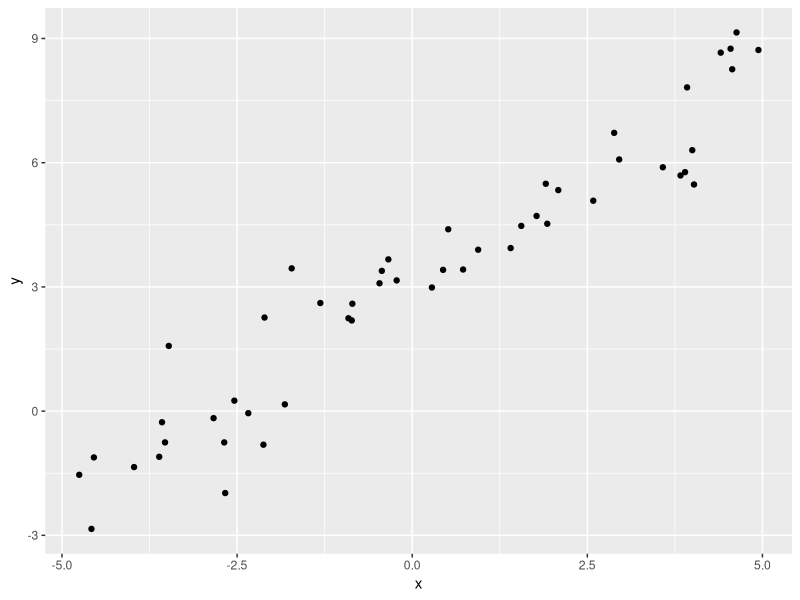
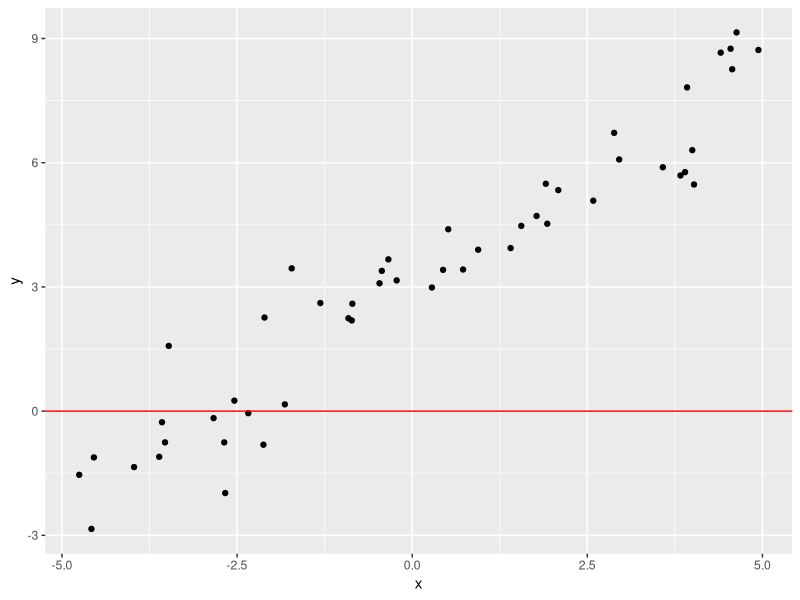
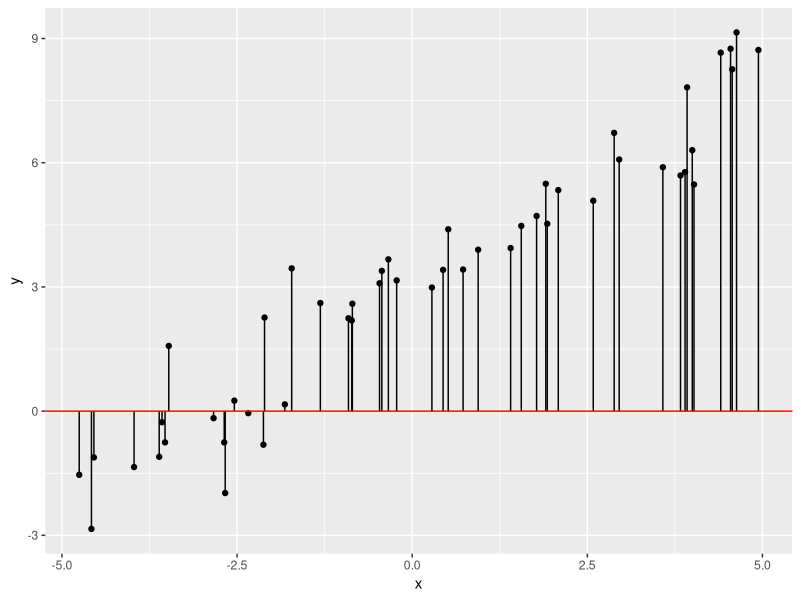
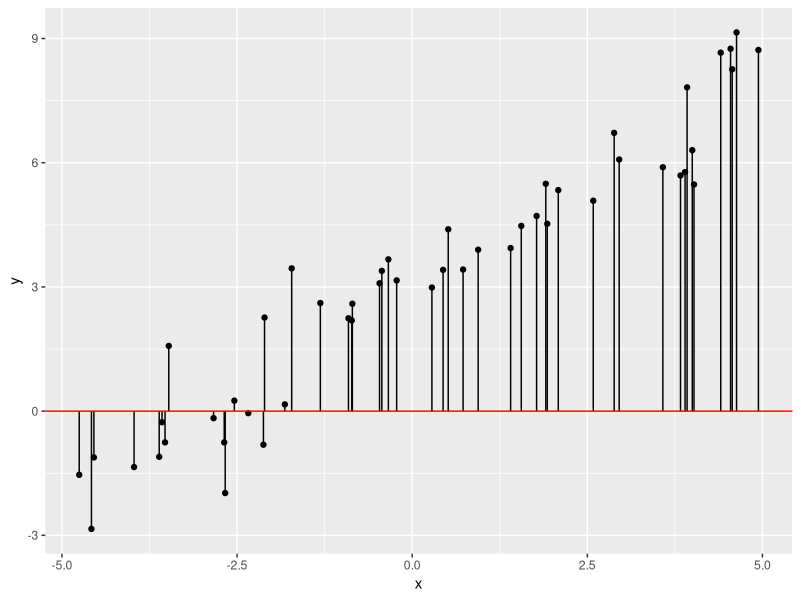

These charts were generated, in order, by the following R code:
## ---- chunk 1
library(ggplot2)
set.seed(123)

x <- runif(50, -5, 5)
y <- x + rnorm(50) + 3
df <- data.frame(y,x)

ggplot(data = df, aes(y=y,x=x)) + geom_point()
## ---- chunk 2
ggplot(data = df, aes(y=y,x=x)) + geom_point() + geom_abline(intercept = 0, slope = 0, color = "red")
## ---- chunk 3
df[1,]
## ---- chunk 4

y = 0 + 0 * (-2.124225)
y
## ---- chunk 5
abs(0 - (-2.124225))
## ---- chunk 6
df$y.pred <- 0 + df$x * 0

ggplot(data = df, aes(y=y,x=x)) + geom_point() + geom_segment(aes(xend = x, yend = y.pred)) + geom_abline(intercept = 0, slope = 0, color = "red") 
## ---- chunk 7
cost_history <- double()
theta_history <- list()
theta <- matrix(c(0,0), nrow=2)

# add a column of 1's for the intercept coefficient
X <- cbind(1, matrix(x))
alpha <- 0.01

## ---- chunk 8

error <- (X %*% theta - y)
delta <- t(X) %*% error / length(y)
theta <- theta - alpha * delta

delta[1]<10^-6

df$y.pred <- theta[1] + df$x * theta[2]

ggplot(data = df, aes(y=y,x=x)) + geom_point() + geom_segment(aes(xend = x, yend = y.pred)) + geom_abline(intercept = theta[1], slope = theta[2], color = "red")
